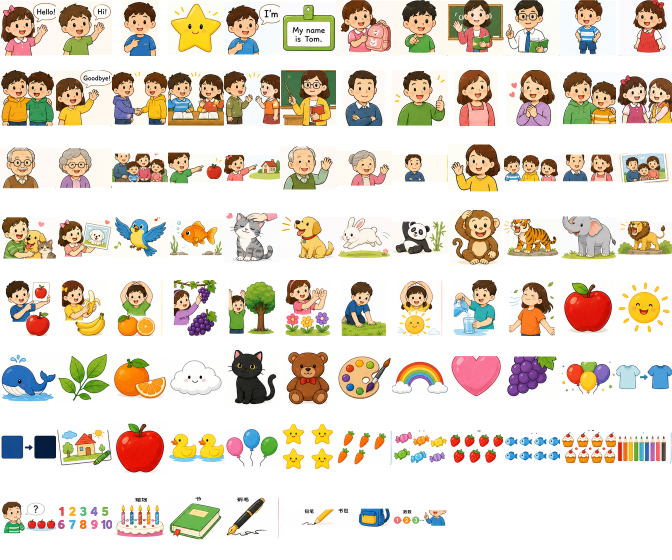
#> input picture assets/english/tagged-word-art-preview.png, 1344 x 1120 px (shown at 1/2 size)
$ python -i crop_english_unit_sheet_art.py   (imports and definitions only)
#> lines starting #> are read from the running program, lines starting #| are printed output that depends on the picture; after the words box and inside, x2 and y2 are one past the last pixel; in counts of white or black regions, pixels touching at a corner belong together
#> further down, picture is the input picture: PIL image 1344x1120 RGBA; mean R, G, B, A 226.2, 216.3, 203, 255
# 功能：从三年级上册整页单词素材图中裁切单词配图，并同步更新英文学习数据。
# 输入：照片素材库中的 unit 图片、data/english/grade3-up.json，以及脚本内置的裁切坐标。
# 输出：assets/english/tagged-word-art 单词图片、word-image-manifest.json、预览图和更新后的英文数据 JS/JSON。
import json
import re
from pathlib import Path

from PIL import Image, ImageChops


ROOT = Path(__file__).resolve().parents[1]
DATA_PATH = ROOT / "data" / "english" / "grade3-up.json"
DATA_JS_EXPORTER = ROOT / "scripts" / "export_english_data_js.py"
SOURCE_DIR = ROOT / "照片素材库"
OUTPUT_DIR = ROOT / "assets" / "english" / "tagged-word-art"
MANIFEST_PATH = ROOT / "assets" / "english" / "word-image-manifest.json"
PREVIEW_PATH = ROOT / "assets" / "english" / "tagged-word-art-preview.png"


UNIT_SHEETS = {
    1: SOURCE_DIR / "三年级上unit1.png",
    2: SOURCE_DIR / "unit2.png",
    3: SOURCE_DIR / "unit3.png",
    4: SOURCE_DIR / "unit4.png",
    5: SOURCE_DIR / "unit5.png",
    6: SOURCE_DIR / "unit6.png",
}


# [4 lines left out: function slug, not called in this run]


def grid_boxes(xs, ys, width, height):
    return [(x, y, x + width, y + height) for y in ys for x in xs]


# [95 lines left out: function unit_card_boxes, not called in this run]


SOURCE_FOR_WORD = {
    3: {
        "zoo": "lion",
        "funny": "monkey",
        "cute": "rabbit",
        "look at": "my favorite pet",
        "bear": "panda",
        "duck": "pet",
        "pig": "pet",
        "small": "rabbit",
        "big": "elephant",
        "lovely": "rabbit",
    },
    4: {
        "leaf": "grape",
        "plant": "tree",
        "green": "grass",
        "grow": "tree",
        "beautiful": "flower",
        "nature": "air",
        "red flower": "flower",
        "tall": "tree",
        "short": "grass",
        "garden": "flower",
        "seed": "apple",
        "fresh": "air",
    },
}


# [19 lines left out: function crop_ratio, not called in this run]


def trim_near_white(image):
    rgb = image.convert("RGB")
    white = Image.new("RGB", rgb.size, (255, 255, 255))
#> white: PIL image 1344x1120 RGB; every value is 255
    diff = ImageChops.difference(rgb, white)
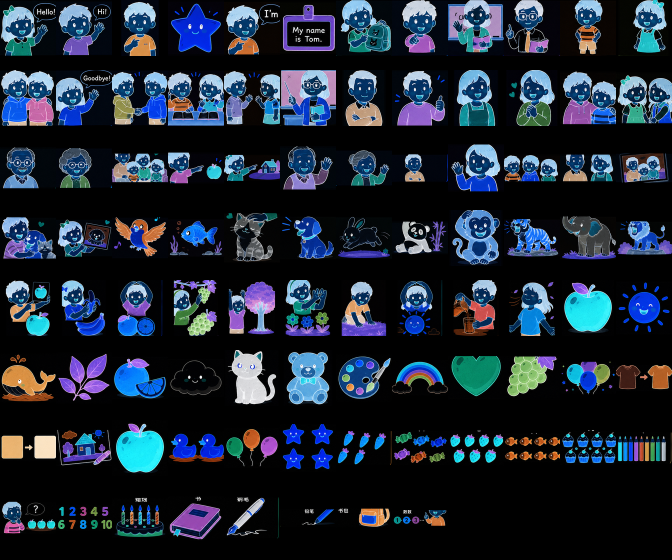
#> diff: PIL image 1344x1120 RGB (shown at 1/2 size); mean R, G, B 28.8, 38.7, 52
    mask = diff.convert("L").point(lambda value: 255 if value > 13 else 0)
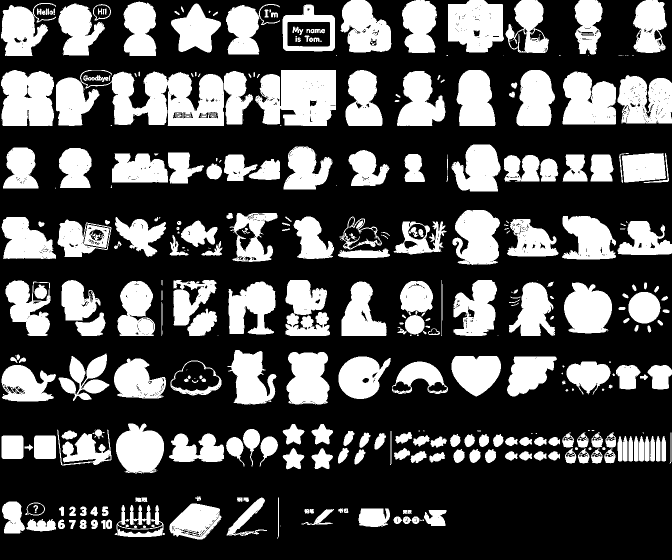
#> mask: PIL image 1344x1120 L (shown at 1/2 size); 31.9% white; 451 white regions (161 under 20 px), largest, box (x1, y1, x2, y2) and area: (112, 140, 448, 252) 23688, (510, 140, 672, 252) 14892, (2, 140, 108, 252) 10338
    bbox = mask.getbbox()
#> bbox = (2, 0, 1344, 1079)
    if not bbox:
        return image
    left, top, right, bottom = bbox
#> left = 2; top = 0; right = 1344; bottom = 1079
    margin = 10
    return image.crop((
        max(0, left - margin),
        max(0, top - margin),
        min(image.width, right + margin),
        min(image.height, bottom + margin),
    ))
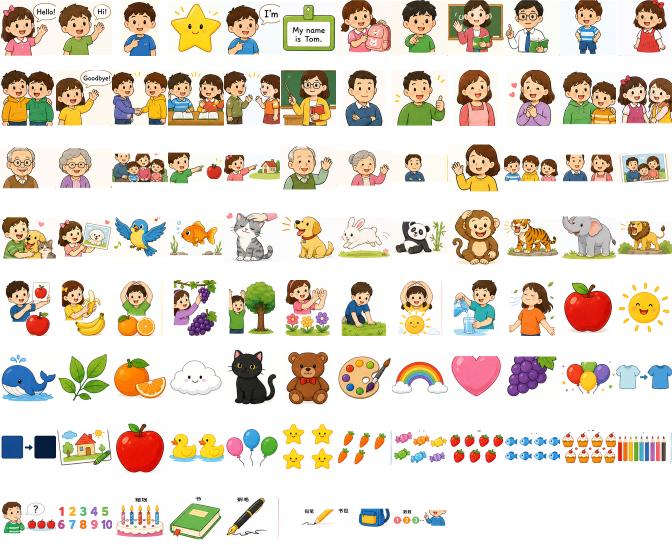
#> returned value: PIL image 1344x1089 RGBA (shown at 1/2 size); mean R, G, B, A 225.4, 215.2, 201.5, 255


# [23 lines left out: functions pad_square, crop_art, not called in this run]


def word_image_path(word):
    return f"./assets/english/tagged-word-art/{slug(word)}.png"


# [77 lines left out: functions update_item_image, collect_used_words, build_preview, main, not called in this run]


# [2 lines not run here, left out]

>>> from PIL import Image
>>> picture = Image.open('../assets/english/tagged-word-art-preview.png')
>>> result = trim_near_white(picture)
